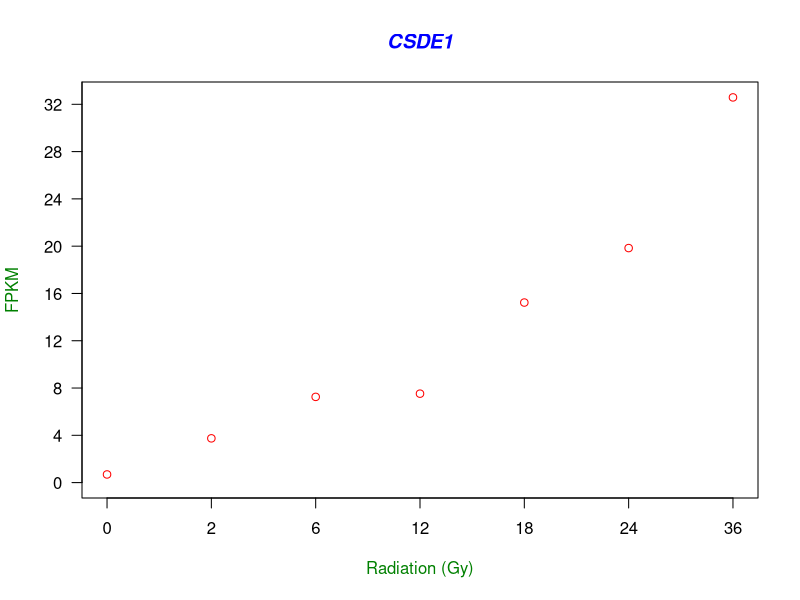

The R script that drew this image:

dat<-c(0.689,3.743,7.251,7.523,15.231,19.839,32.584)
pdf (file="CSDE1.pdf")
g_range <- range(0, dat)
plot (dat,col="red",axes=FALSE,ann=FALSE,ylim=g_range)
#plot (dat,col="red",axes=FALSE,ann=FALSE)
#plot (dat,col="red")
axis(1, at=1:7, lab=c("0","2","6","12","18","24","36"))
axis(2, las=1, at=4*0:g_range[2])
box()
title (xlab="Radiation (Gy)",col.lab=rgb(0,0.5,0))
title (ylab="FPKM",col.lab=rgb(0,0.5,0))
title(main="CSDE1", col.main="blue", font.main=4)
dev.off()
